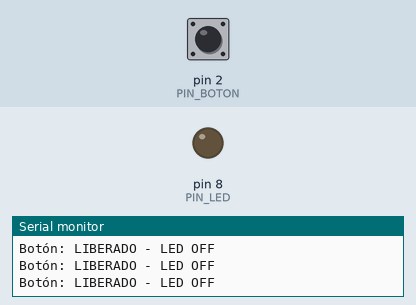
The sketch below on a simulated Arduino Uno, built with avr-gcc and run on an emulated ATmega328P. Shown: output pins drawn as LEDs (lit = HIGH), the last lines printed to the serial monitor. Dashed ring = blinking. The inputs (shaded band) are chosen by the test bench; at power-on: pin 2 (PIN_BOTON) LOW.

Above: at 1.2 s.
1.3 s: pin 2 (PIN_BOTON) pulled HIGH for 0.15 s
At 1.4 s:
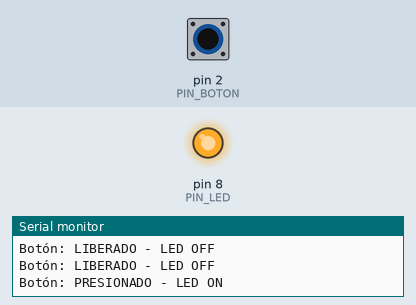
2.9 s: pin 2 (PIN_BOTON) pulled HIGH for 1 s
At 4.4 s:
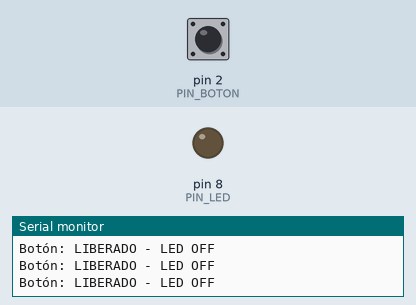
6.9 s: pin 2 (PIN_BOTON) pulsed HIGH 2 times (0.12 s each, 0.3 s apart)
At 7.27 s:
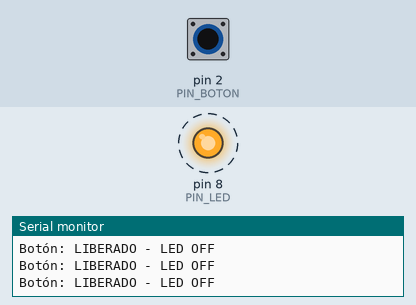
10.5 s: pin 2 (PIN_BOTON) driven HIGH
At 11.5 s:
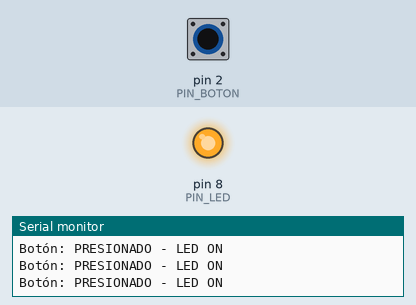
13.5 s: pin 2 (PIN_BOTON) driven LOW
At 14.3 s:
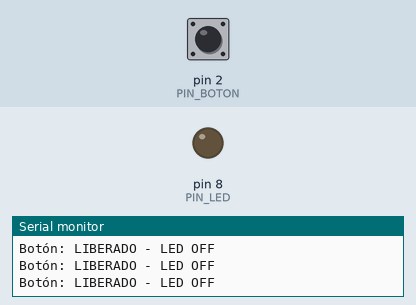
Timing chart, 0 to 16.5 s (numbered marks = the images above; inputs shaded):
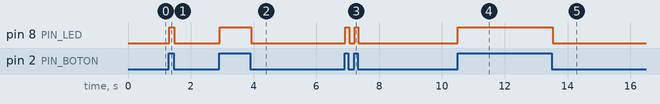

The sketch:

Parte1.ino
```cpp
const int PIN_BOTON = 2;
const int PIN_LED = 8;

void setup() {
    pinMode(PIN_BOTON, INPUT);
    pinMode(PIN_LED, OUTPUT);
    Serial.begin(9600);
    Serial.println("Laboratorio 02 - Parte 1");
    Serial.println("Presiona el botón para encender el LED");
    Serial.println("================================");
}

void loop() {
    int estadoBoton = digitalRead(PIN_BOTON);

    if (estadoBoton == HIGH) {
        digitalWrite(PIN_LED, HIGH);
        Serial.println("Botón: PRESIONADO - LED ON");
    } else {
        digitalWrite(PIN_LED, LOW);
        Serial.println("Botón: LIBERADO - LED OFF");
    }

    delay(0);
}
```

Measured:
- after the input at 1.3 s, pin 8 (PIN_LED): LOW → HIGH at once, → LOW 0.15 s later
- after the input at 2.9 s, pin 8 (PIN_LED): LOW → HIGH at once, → LOW 1.0 s later
- after the input at 6.9 s, pin 8 (PIN_LED): alternates HIGH for 0.12 s and LOW for 0.17 s, 4 changes in all, then stays LOW, starting at once
- after the input at 10.5 s, pin 8 (PIN_LED): LOW → HIGH at once
- after the input at 13.5 s, pin 8 (PIN_LED): HIGH → LOW at once
